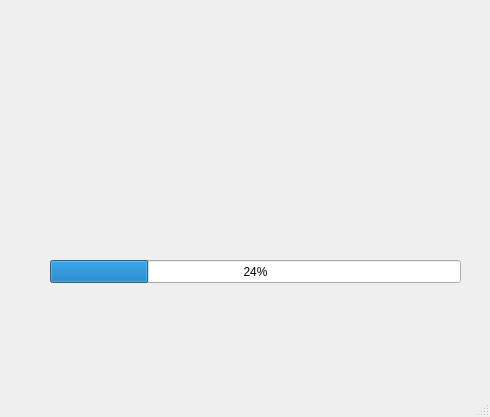
<?xml version="1.0" encoding="UTF-8"?>
<ui version="4.0">
 <class>MainWindow</class>
 <widget class="QMainWindow" name="MainWindow">
  <property name="geometry">
   <rect>
    <x>0</x>
    <y>0</y>
    <width>490</width>
    <height>417</height>
   </rect>
  </property>
  <property name="windowTitle">
   <string>MainWindow</string>
  </property>
  <widget class="QWidget" name="centralwidget">
   <widget class="QProgressBar" name="progressBar">
    <property name="geometry">
     <rect>
      <x>50</x>
      <y>260</y>
      <width>411</width>
      <height>23</height>
     </rect>
    </property>
    <property name="value">
     <number>24</number>
    </property>
   </widget>
  </widget>
  <widget class="QStatusBar" name="statusbar"/>
 </widget>
 <resources/>
 <connections/>
</ui>
